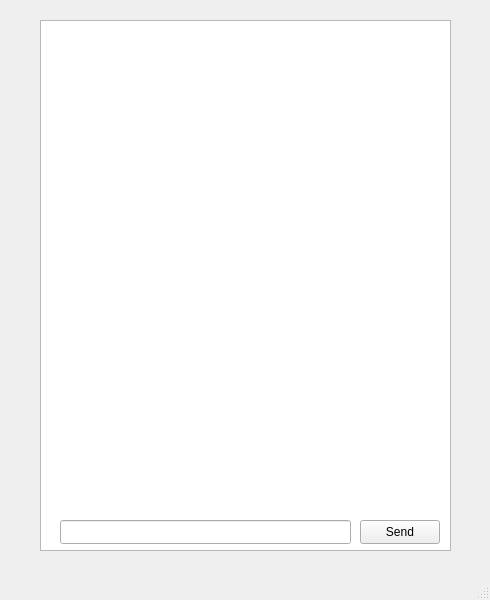
<?xml version="1.0" encoding="UTF-8"?>
<ui version="4.0">
 <class>ChatWindow</class>
 <widget class="QMainWindow" name="ChatWindow">
  <property name="geometry">
   <rect>
    <x>0</x>
    <y>0</y>
    <width>490</width>
    <height>600</height>
   </rect>
  </property>
  <property name="windowTitle">
   <string>MainWindow</string>
  </property>
  <widget class="QWidget" name="centralwidget">
   <widget class="QListWidget" name="messageListWidget">
    <property name="geometry">
     <rect>
      <x>40</x>
      <y>20</y>
      <width>411</width>
      <height>531</height>
     </rect>
    </property>
   </widget>
   <widget class="QPushButton" name="sendMessageButton">
    <property name="geometry">
     <rect>
      <x>360</x>
      <y>520</y>
      <width>80</width>
      <height>24</height>
     </rect>
    </property>
    <property name="text">
     <string>Send</string>
    </property>
   </widget>
   <widget class="QLineEdit" name="messageInput">
    <property name="geometry">
     <rect>
      <x>60</x>
      <y>520</y>
      <width>291</width>
      <height>24</height>
     </rect>
    </property>
   </widget>
  </widget>
  <widget class="QMenuBar" name="menubar">
   <property name="geometry">
    <rect>
     <x>0</x>
     <y>0</y>
     <width>490</width>
     <height>21</height>
    </rect>
   </property>
  </widget>
  <widget class="QStatusBar" name="statusbar"/>
 </widget>
 <resources/>
 <connections/>
</ui>
